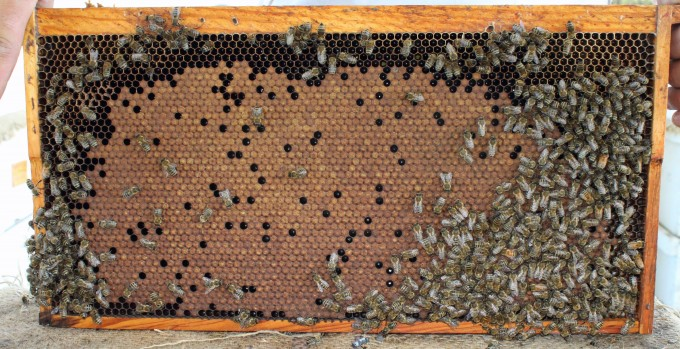
#> input picture Images/02.png, 680 x 349 px
$ python main.py
#> lines starting #> are read from the running program, lines starting #| are printed output that depends on the picture; after the words box and inside, x2 and y2 are one past the last pixel; in counts of white or black regions, pixels touching at a corner belong together
from collections import defaultdict
import numpy as np
import argparse
import glob
import math
from cv2 import cv2
import imutils
import random
import colorsys


def hsv2rgb(h,  s,  v):
    return tuple(round(i * 255) for i in colorsys.hsv_to_rgb(h,  s,  v))


class Line():
    x1 = 0
    y1 = 0
    x2 = 0
    y2 = 0

    def __init__(self, x1, y1, x2, y2):
        self.x1 = x1
        self.x2 = x2
        self.y1 = y1
        self.y2 = y2

    def getM(self):
        return (self.y2 - self.y1) / (self.x2 - self.x1)

    def getQ(self):
        return -(self.getM()*self.x1 + self.y1)

    def getLenght(self):
        return math.sqrt((self.x2 - self.x1)*(self.x2 - self.x1) + (self.y2 - self.y1)*(self.y2 - self.y1))

    def getEquation(self):
        a = self.y1 - self.y2
        b = self.x2 - self.x1
        c = (self.x1 - self.x2)*self.y1 + (self.y2 - self.y1)*self.x1
        return (a, b, c)

    def isEqual(self,  line):
        product = (self.x2 - self.x1)*(line.x2 - line.x1) + \
            (self.y2 - self.y1)*(line.y2 - line.y1)

        if (abs(product / (self.getLenght() * line.getLenght())) < math.cos(math.pi / 60)):
            return False

        a1, b1, c1 = self.getEquation()
        a2, b2, c2 = line.getEquation()

        dist = math.inf

        if(a1/b1 == math.nan or abs(a1/b1) > 1):
            dist = abs(c1/a1 - c2/a2) / math.sqrt(1 + abs((b1/a1) * (b2/a2)))
        else:
            dist = abs(c1/b1 - c2/b2) / math.sqrt(1 + abs((a1/b1) * (a2/b2)))

        if (dist > 25):
            return False

        return True

    def getIntersectionPoint(self, line):
        a1, b1, c1 = self.getEquation()
        a2, b2, c2 = line.getEquation()

        if (a1*b2 - a2*b1 == 0):
            return (-1, -1)

        y = round((c1*a2 - c2*a1) / (a1*b2 - a2*b1))
        x = round((b1*c2 - b2*c1) / (a1*b2 - a2*b1))

        return (x, y)


def order_points(pts):
    rect = np.zeros((4, 2), dtype="float32")

    s = pts.sum(axis=1)
    rect[0] = pts[np.argmin(s)]
    rect[2] = pts[np.argmax(s)]

    diff = np.diff(pts, axis=1)
    rect[1] = pts[np.argmin(diff)]
    rect[3] = pts[np.argmax(diff)]

    return rect


def four_point_transform(image, pts):
    rect = order_points(pts)
    (tl, tr, br, bl) = rect

    widthA = np.sqrt(((br[0] - bl[0]) ** 2) + ((br[1] - bl[1]) ** 2))
    widthB = np.sqrt(((tr[0] - tl[0]) ** 2) + ((tr[1] - tl[1]) ** 2))
    maxWidth = max(int(widthA), int(widthB))

    heightA = np.sqrt(((tr[0] - br[0]) ** 2) + ((tr[1] - br[1]) ** 2))
    heightB = np.sqrt(((tl[0] - bl[0]) ** 2) + ((tl[1] - bl[1]) ** 2))
    maxHeight = max(int(heightA), int(heightB))

    dst = np.array([
        [0, 0],
        [maxWidth - 1, 0],
        [maxWidth - 1, maxHeight - 1],
        [0, maxHeight - 1]], dtype="float32")

    M = cv2.getPerspectiveTransform(rect, dst)
    warped = cv2.warpPerspective(image, M, (maxWidth, maxHeight))

    return warped


image = cv2.imread("../Images/02.png")
#> image is the input picture: shape (349, 680, 3); mean B, G, R 85.2, 107.3, 134.3

image = imutils.resize(image, height=300)
#> image: shape (300, 584, 3)
originalImage = image

hsv_image = cv2.cvtColor(image, cv2.COLOR_BGR2HSV)
#> hsv_image: shape (300, 584, 3); mean H, S, V 23.9, 95.9, 135
hsv_image = cv2.GaussianBlur(hsv_image, (9, 9), 0)
#> hsv_image: shape (300, 584, 3); mean H, S, V 23.9, 96, 135

# mask1 = cv2.inRange(hsv_image, (20, 0, 0), (120, 255, 255)) # Questo trova le api
mask1 = cv2.inRange(hsv_image, (10, 95, 170), (20, 255, 255))
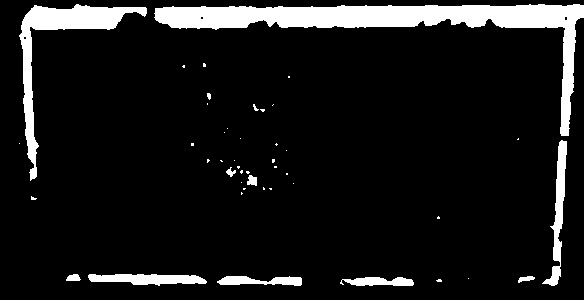
#> mask1: shape (300, 584); 9.7% white; 45 white regions (33 under 20 px), largest, box (x1, y1, x2, y2) and area: (154, 4, 584, 136) 9780, (19, 4, 147, 181) 3568, (542, 140, 567, 286) 1169
target = cv2.bitwise_and(image, image, mask=mask1)
# cv2.imshow("target.png", target)

gray = cv2.cvtColor(target, cv2.COLOR_BGR2GRAY)

opened = cv2.morphologyEx(gray, cv2.MORPH_OPEN,
                          cv2.getStructuringElement(cv2.MORPH_ELLIPSE, (5, 5)))
total = cv2.morphologyEx(opened, cv2.MORPH_CLOSE, cv2.getStructuringElement(
    cv2.MORPH_ELLIPSE, (3, 3)), iterations=3)

canny = cv2.Canny(total, 225, 250)
#> canny: shape (300, 584); 1.5% white in thin lines or dots
cv2.imshow("canny", canny)

rho = 1  # distance resolution in pixels of the Hough grid
theta = np.pi / 180  # angular resolution in radians of the Hough grid
threshold = 50  # minimum number of votes (intersections in Hough grid cell)
# minimum number of pixels making up a line
min_line_length = image.shape[0] * 0.4
#> min_line_length = 120
# maximum gap in pixels between connectable line segments
max_line_gap = min_line_length * 0.5
#> max_line_gap = 60
line_image = np.copy(image) * 0  # creating a blank to draw lines on
#> line_image: shape (300, 584, 3); every value is 0

# Run Hough on edge detected image
# Output "lines" is an array containing endpoints of detected line segments
lines = cv2.HoughLinesP(canny, rho, theta, threshold,
                        np.array([]), min_line_length, max_line_gap)
#> lines = 16 rows, first 6: [115, 27, 366, 27], [32, 7, 335, 7], [75, 273, 411, 279], [33, 6, 565, 6], [551, 285, 566, 5], [340, 5, 583, 5]

linee = []

for line in lines:
    for x1, y1, x2, y2 in line:
        linee.append(Line(x1, y1, x2, y2))
#> this loop made 16 passes
#> line on passes 1 to 12: [[115, 27, 366, 27]], [[32, 7, 335, 7]], [[75, 273, 411, 279]], [[33, 6, 565, 6]], [[551, 285, 566, 5]], [[340, 5, 583, 5]], [[68, 280, 360, 285]], [[558, 280, 578, 4]], [[247, 26, 574, 26]], [[556, 284, 576, 4]], [[30, 9, 33, 178]], [[202, 278, 412, 285]]
#> after the loop, linee = 16 items

newLines = []
for i in range(0, len(linee)-1):
    newLines.append([linee[i]])
    for j in range(i+1, len(linee)):
        if linee[i].isEqual(linee[j]):
            newLines[i].append(linee[j])
#> this loop made 15 passes

newLines.append([linee[-1]])

groups = []
while len(newLines) > 0:
    first, *rest = newLines
    first = set(first)

    lf = -1
    while len(first) > lf:
        lf = len(first)

        rest2 = []
        for r in rest:
            if len(first.intersection(set(r))) > 0:
                first |= set(r)
            else:
                rest2.append(r)
        rest = rest2

    groups.append(first)
    newLines = rest
#> this loop made 4 passes

groups = [x for x in groups if x != []]  # cancello le liste vuote

for i, group in enumerate(groups):
    h = (len(groups) - i) / len(groups)
    s = 1
    v = 1
    for line in group:
        cv2.line(line_image, (line.x1, line.y1),
                 (line.x2, line.y2), hsv2rgb(h, s, v), 2)
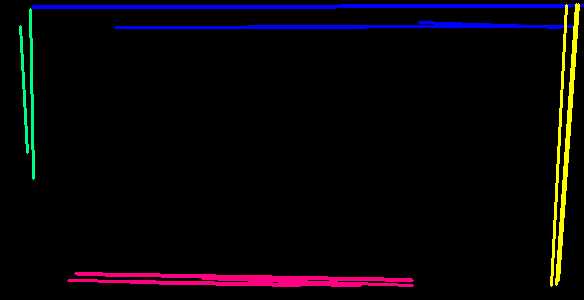
#> line_image: shape (300, 584, 3); mean B, G, R 8.4, 4.5, 7.5

lines_edges = cv2.addWeighted(image, 0.8, line_image, 1, 0)
cv2.imshow("lines_edges", lines_edges)

frameLines = []

for group in groups:
    totalA = 0
    totalB = 0
    totalC = 0

    for i, line in enumerate(group):
        a, b, c = line.getEquation()

        totalA += a
        totalB += b
        totalC += c

    a = totalA/len(group)
    b = totalB/len(group)
    c = totalC/len(group)

    y1 = 0
    y2 = 0

    if (b != 0):
        x1 = 0
        y1 = -c / b

        x2 = image.shape[1]
        y2 = -(c + a*x2) / b

    if (y1 > 0 and y1 < image.shape[0] and y2 > 0 and y2 < image.shape[0]):
        frameLines.append(Line(int(round(x1)), int(round(y1)),
                               int(round(x2)), int(round(y2))))
    else:
        y1 = 0
        x1 = -c/a

        y2 = image.shape[0]
        x2 = -(c + b*y2) / a

        frameLines.append(Line(int(round(x1)), int(round(y1)),
                               int(round(x2)), int(round(y2))))

grouped_image = np.copy(image) * 0

for line in frameLines:
    cv2.line(grouped_image, (line.x1, line.y1),
             (line.x2, line.y2), (255, 255, 255), 2)
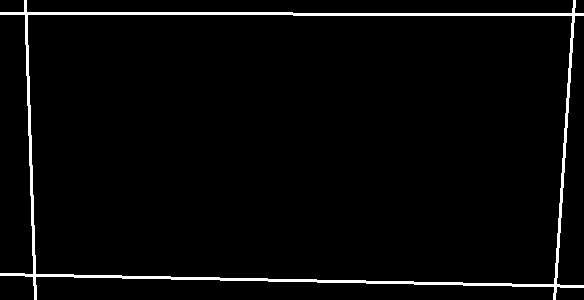
#> grouped_image: shape (300, 584, 3); 3% white; 1 white region, box (x1, y1, x2, y2) and area: (0, 0, 584, 300) 5275

grouped_lines = cv2.addWeighted(image, 0.8, grouped_image, 1, 0)
cv2.imshow("grouped_lines", grouped_lines)

for line in frameLines:
    cv2.line(line_image, (line.x1, line.y1),
             (line.x2, line.y2), (255, 255, 255), 2)
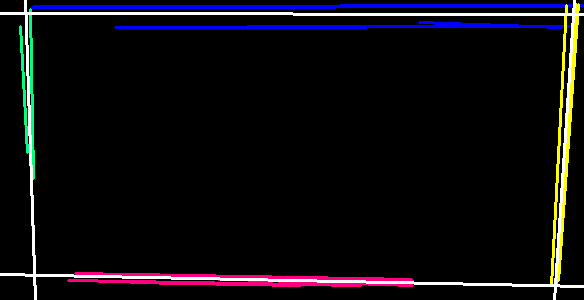
#> line_image: shape (300, 584, 3); 3.01% of pixels changed, all inside (x1, y1, x2, y2) = (0, 0, 584, 300)

mix = cv2.addWeighted(image, 0.8, line_image, 1, 0)
cv2.imshow("mix", mix)

pointsImage = np.copy(image) * 0

intersectionPoints = []

for i in range(0, len(frameLines)-1):
    for j in range(i+1, len(frameLines)):
        x, y = frameLines[i].getIntersectionPoint(frameLines[j])
        if (y > 0 and y < image.shape[0] and x > 0 and x < image.shape[1]):
            intersectionPoints.append((x, y))
            cv2.circle(pointsImage, (x, y), 5, (216, 149, 18), -1)
#> this loop made 3 passes
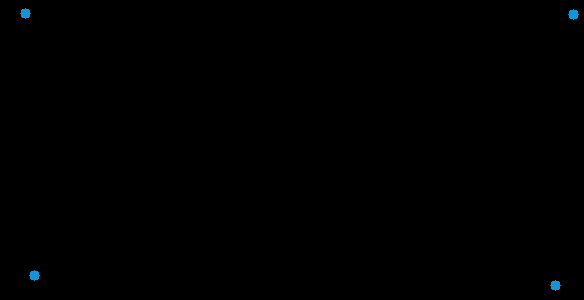
#> pointsImage: shape (300, 584, 3); mean B, G, R 0.4, 0.3, 0

points = cv2.addWeighted(image, 0.8, pointsImage, 1, 0)
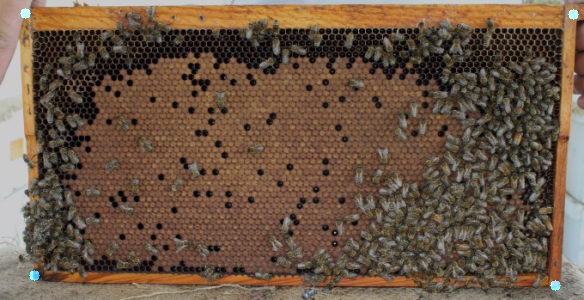
#> points: shape (300, 584, 3); mean B, G, R 68.5, 86.1, 107.5
cv2.imshow("points", points)

pts = np.array(intersectionPoints, dtype="float32")
dst = four_point_transform(originalImage, pts)
#> in four_point_transform, `warped = cv2.warpPerspective(image, M, (maxWidth, maxHeight))`:
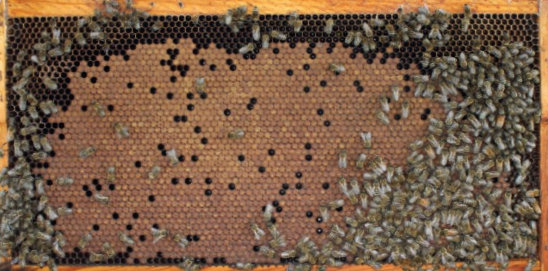
#> warped: shape (271, 548, 3); mean B, G, R 70.6, 92.3, 120.3

cv2.imshow("dst", dst)

cv2.waitKey(0)

$ run again, with Images/01.png copied over Images/02.png
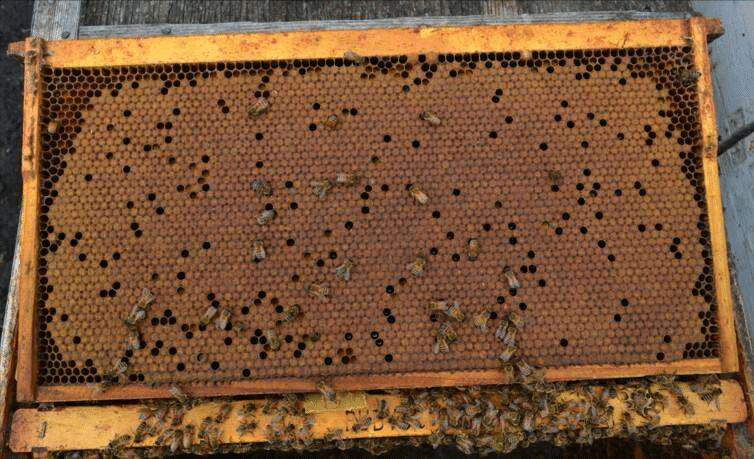
#> input picture Images/01.png, 754 x 459 px
#> image is the input picture: shape (459, 754, 3); mean B, G, R 56.5, 85.3, 121.7
#> image: shape (300, 492, 3)
#> mask1: shape (300, 492); 9.9% white; 22 white regions (5 under 20 px), largest, box (x1, y1, x2, y2) and area: (32, 13, 447, 44) 6954, (11, 267, 92, 293) 1721, (10, 43, 25, 249) 1419
#> canny: shape (300, 492); 1.8% white in thin lines or dots
#> lines = [[35, 43, 459, 28], [16, 28, 455, 13], [464, 89, 483, 272], [459, 105, 479, 274], [45, 26, 362, 15], [266, 36, 459, 29], [13, 217, 15, 79], [457, 14, 484, 272], [17, 269, 138, 267], [15, 292, 21, 167], [147, 287, 280, 282], [18, 44, 191, 38]]
#> the loop `for line in lines:` made 12 passes
#> line on passes 1 to 8: [[35, 43, 459, 28]], [[16, 28, 455, 13]], [[464, 89, 483, 272]], [[459, 105, 479, 274]], [[45, 26, 362, 15]], [[266, 36, 459, 29]], [[13, 217, 15, 79]], [[457, 14, 484, 272]]
#> after the loop `for line in lines:`: linee = 12 items
#> the loop `for i in range(0, len(linee)-1):` made 11 passes
#> after the loop `for i in range(0, len(linee)-1):`: newLines = 11 items
#> the loop `while len(newLines) > 0:` made 4 passes
#> after the loop `while len(newLines) > 0:`: groups = 4 items
#> the loop `for i, group in enumerate(groups):` made 4 passes
#> h on passes 1 to 4: 1, 0.75, 0.5, 0.25
#> the loop `for group in groups:` made 4 passes
#> (a, b, c, x1, x2) on passes 1 to 4: (10.8, 309.2, -11311.2, 0, 492), (-203.3, 22, 92073.3, 452.8, 485.3), (131.5, 4, -2927.5, 22.26, 13.14), (3.5, 127, -35744.5, 0, 492)
#> the loop `for line in frameLines:` made 4 passes
#> after the loop `for line in frameLines:`:
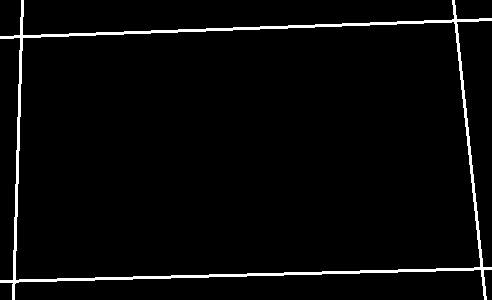
#> grouped_image: shape (300, 492, 3); 3.2% white; 1 white region, box (x1, y1, x2, y2) and area: (0, 0, 492, 300) 4719
#> the loop `for i in range(0, len(frameLines)-1):` made 3 passes
#> after the loop `for i in range(0, len(frameLines)-1):`: intersectionPoints = [(455, 20), (21, 36), (482, 268), (14, 281)]
#> pts = [[455, 20], [21, 36], [482, 268], [14, 281]]
#> in order_points, `s = pts.sum(axis=1)`: s = [475, 57, 750, 295]
#> diff = [-435, 15, -214, 267]
#> rect = [[21, 36], [455, 20], [482, 268], [14, 281]]
#> tl = [21, 36]; tr = [455, 20]; br = [482, 268]; bl = [14, 281]
#> in four_point_transform, `warped = cv2.warpPerspective(image, M, (maxWidth, maxHeight))`:
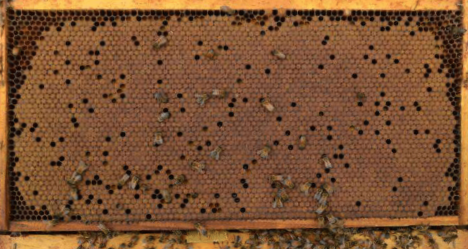
#> warped: shape (249, 468, 3); mean B, G, R 50.9, 81.8, 123.4
